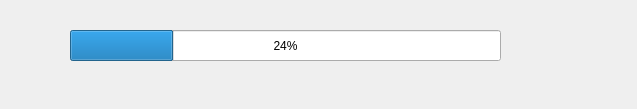
<?xml version="1.0" encoding="UTF-8"?>
<ui version="4.0">
 <class>Widget</class>
 <widget class="QWidget" name="Widget">
  <property name="geometry">
   <rect>
    <x>0</x>
    <y>0</y>
    <width>637</width>
    <height>109</height>
   </rect>
  </property>
  <property name="windowTitle">
   <string>Widget</string>
  </property>
  <widget class="QProgressBar" name="progressBar">
   <property name="geometry">
    <rect>
     <x>70</x>
     <y>30</y>
     <width>431</width>
     <height>31</height>
    </rect>
   </property>
   <property name="maximum">
    <number>100</number>
   </property>
   <property name="value">
    <number>24</number>
   </property>
  </widget>
 </widget>
 <resources/>
 <connections/>
</ui>
